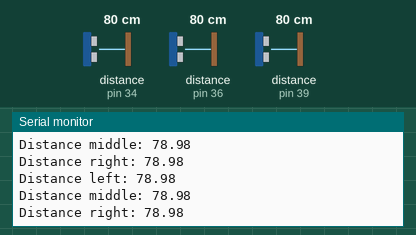
The sketch below on a simulated Arduino Mega 2560, built with avr-gcc and run on an emulated ATmega2560. Shown: the last lines printed to the serial monitor. Wiring (inferred from the names in the program): 3 × ultrasonic range finder: trigger pin 4, echo pin 36 / trigger pin 25, echo pin 39 / trigger pin 26, echo pin 34. Inputs (shaded band) come from the test bench; at power-on: distance to the obstacle (sensors on pin 34, pin 36, pin 39) 80 cm. The echo pulse lasts 58.3 µs per cm.

Above: at 2.8 s.
2.9 s: distance to the obstacle (sensor on pin 34) set to 2 cm
At 3.9 s:
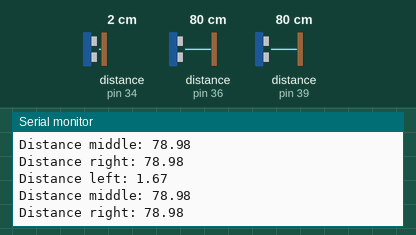
4.4 s: distance to the obstacle (sensor on pin 36) set to 2 cm
At 5.7 s:
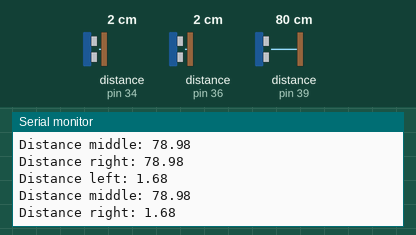
5.9 s: distance to the obstacle (sensor on pin 39) set to 2 cm
At 6.9 s:
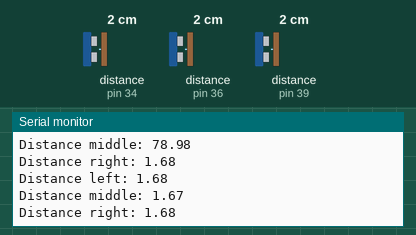
7.4 s: distance to the obstacle (sensor on pin 34) set to 4 cm
At 8.7 s:
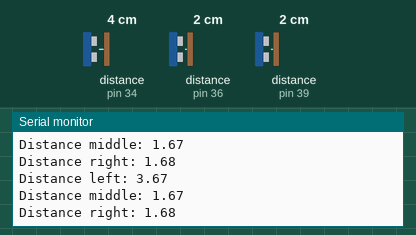
8.9 s: distance to the obstacle (sensor on pin 36) set to 120 cm
At 9.9 s:
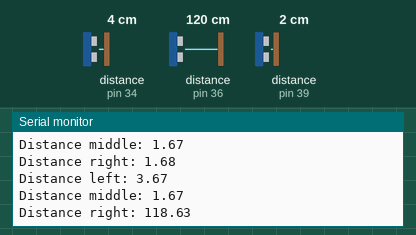
13.1 s: distance to the obstacle (sensor on pin 39) set to 4 cm
At 13.6 s:
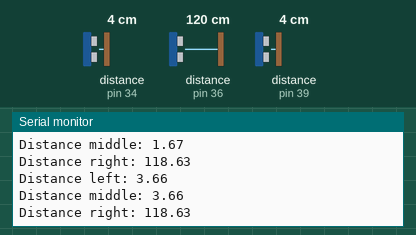
Timing chart, 0 to 15.6 s (numbered marks = the images above; inputs shaded):
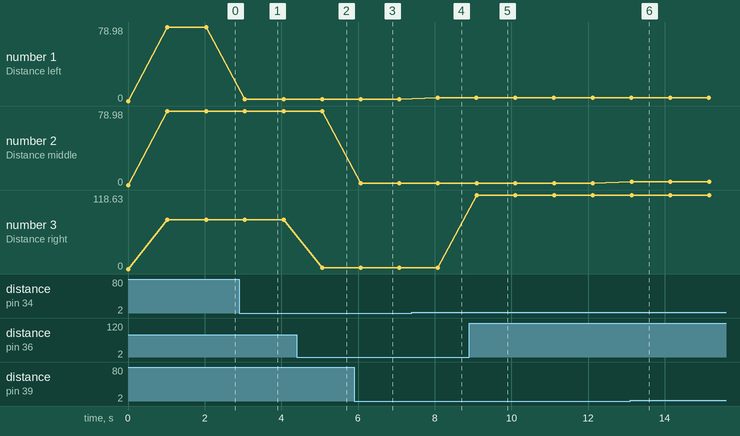

The sketch:

ultrasonic_test_2.ino
```cpp
//Initialize Ultrasonic
#define ECHO_LEFT_PIN 34
#define TRIG_LEFT_PIN 26
#define ECHO_MIDDLE_PIN 39
#define TRIG_MIDDLE_PIN 25
#define ECHO_RIGHT_PIN 36
#define TRIG_RIGHT_PIN 4

//define sound speed in cm/uS
#define SOUND_SPEED 0.034
#define CM_TO_INCH 0.393701

//Sensor timers
unsigned long pingTimerRight; // Start now.
unsigned long pingTimerMiddle; // Start now.
unsigned long pingTimerLeft; // Start now
unsigned int pingSpeed = 50;

float distanceCm_left, distanceCm_middle, distanceCm_right;

void setup() {
  Serial.begin(115200); // Starts the serial communication
  pinMode(ECHO_LEFT_PIN, INPUT);
  pinMode(TRIG_LEFT_PIN, OUTPUT);
  pinMode(ECHO_MIDDLE_PIN, INPUT);
  pinMode(TRIG_MIDDLE_PIN, OUTPUT);
  pinMode(ECHO_RIGHT_PIN, INPUT);
  pinMode(TRIG_RIGHT_PIN, OUTPUT);


  //Sensor timers
  pingTimerRight = millis()+ 50; // Start now.
  pingTimerMiddle = millis() + 100; // Start now.
  pingTimerLeft = millis() + 150; // Start now
}

void loop() {

  if (millis() >= pingTimerLeft) {
    pingTimerLeft += pingSpeed;
    echoSensor("LEFT");
  }

  if (millis() >= pingTimerMiddle) {
    pingTimerMiddle += pingSpeed;
    echoSensor("MIDDLE");
  }

  if (millis() >= pingTimerRight) {
    pingTimerRight += pingSpeed;
    echoSensor("RIGHT");
  }

  // Prints the distance in the Serial Monitor
  Serial.print("Distance left: ");
  Serial.println(distanceCm_left);
  Serial.print("Distance middle: ");
  Serial.println(distanceCm_middle);
  Serial.print("Distance right: ");
  Serial.println(distanceCm_right);

  delay(1000);
}

void echoSensor(String side){

  int trigPin = TRIG_RIGHT_PIN;
  int echoPin = ECHO_RIGHT_PIN;
  long duration;
  float distance;

  if (side == "LEFT") {
    trigPin = TRIG_LEFT_PIN;
    echoPin = ECHO_LEFT_PIN;
  } else if (side == "MIDDLE") {
    trigPin = TRIG_MIDDLE_PIN;
    echoPin = ECHO_MIDDLE_PIN;
  }

  // Clears the trigPin
  digitalWrite(trigPin, LOW);
  delayMicroseconds(2);
  // Sets the trigPin on HIGH state for 10 micro seconds
  digitalWrite(trigPin, HIGH);
  delayMicroseconds(10);
  digitalWrite(trigPin, LOW);

  // Reads the echoPin, returns the sound wave travel time in microseconds
  duration = pulseIn(echoPin, HIGH);

  // Calculate the distance
  distance = duration * SOUND_SPEED/2;

  if (side == "LEFT") {
    distanceCm_left = distance;
  } else if (side == "MIDDLE") {
    distanceCm_middle = distance;
  } else {
    distanceCm_right = distance;
  }


}
```

Measured:
- after the input at 2.9 s, the serial monitor: prints a new line after 0.15 s (image 1)
- after the input at 4.4 s, the serial monitor: prints a new line after 0.67 s (image 2)
- after the input at 5.9 s, the serial monitor: prints a new line after 0.17 s (image 3)
- after the input at 7.4 s, the serial monitor: prints a new line after 0.68 s (image 4)
- after the input at 8.9 s, the serial monitor: prints a new line after 0.19 s (image 5)
- after the input at 13.1 s, the serial monitor: prints a new line at once (image 6)
- plotted number 1: 78.98 → 1.68 after the input at 2.9 s, 1.68 → 3.67 after the input at 7.4 s, 3.67 → 3.66 after the input at 8.9 s
- plotted number 3: 1.68 → 118.63 after the input at 8.9 s
